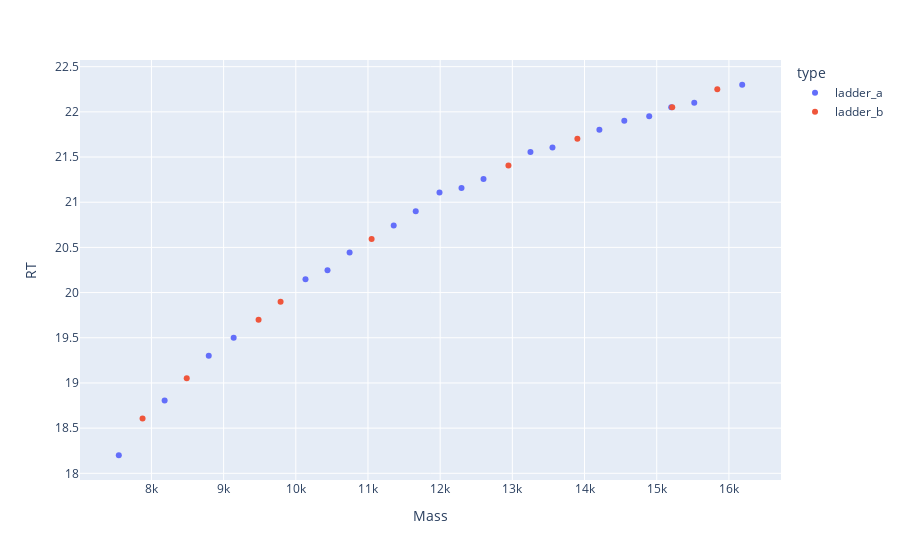

Notebook code for this chart:
### Code cell
dfa = df[df.isSkeleton==True]
dfb = df[df.isSkeleton==False]
plotly_zones(dfa, dfb, )

### Figure 1 — Plotly figure (JSON) as saved in the notebook; plotly's stock layout.template omitted (floating-point values rounded to 4 significant figures)
{"data": [{"hovertemplate": "type=ladder_a<br>Mass=%{x}<br>RT=%{y}<extra></extra>", "legendgroup": "ladder_a", "marker": {"color": "#636efa", "symbol": "circle"}, "mode": "markers", "name": "ladder_a", "orientation": "v", "showlegend": true, "type": "scatter", "x": [7548.0, 8183.0, 8794.0, 9139.0, 10130.0, 10440.0, 10750.0, 11360.0, 11660.0, 11990.0, 12300.0, 12600.0, 13250.0, 13560.0, 14210.0, 14550.0, 14900.0, 15200.0, 15520.0, 16180.0], "xaxis": "x", "y": [18.2, 18.8, 19.3, 19.5, 20.15, 20.25, 20.44, 20.74, 20.9, 21.11, 21.16, 21.26, 21.55, 21.6, 21.8, 21.9, 21.95, 22.05, 22.1, 22.3], "yaxis": "y"}, {"hovertemplate": "type=ladder_b<br>Mass=%{x}<br>RT=%{y}<extra></extra>", "legendgroup": "ladder_b", "marker": {"color": "#EF553B", "symbol": "circle"}, "mode": "markers", "name": "ladder_b", "orientation": "v", "showlegend": true, "type": "scatter", "x": [7877.0, 8489.0, 9484.0, 9789.0, 11050.0, 12950.0, 13900.0, 15220.0, 15840.0], "xaxis": "x", "y": [18.61, 19.05, 19.7, 19.9, 20.59, 21.41, 21.7, 22.05, 22.25], "yaxis": "y"}], "layout": {"legend": {"title": {"text": "type"}, "tracegroupgap": 0}, "margin": {"t": 60}, "xaxis": {"anchor": "y", "domain": [0, 1], "title": {"text": "Mass"}}, "yaxis": {"anchor": "x", "domain": [0, 1], "title": {"text": "RT"}}}}
